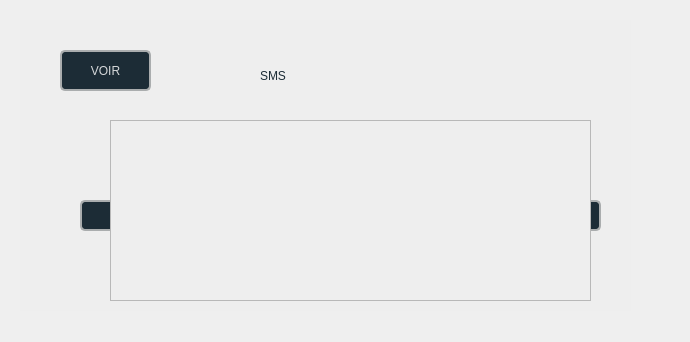
<?xml version="1.0" encoding="UTF-8"?>
<ui version="4.0">
 <class>sms</class>
 <widget class="QDialog" name="sms">
  <property name="geometry">
   <rect>
    <x>0</x>
    <y>0</y>
    <width>690</width>
    <height>342</height>
   </rect>
  </property>
  <property name="windowTitle">
   <string>Dialog</string>
  </property>
  <widget class="QWidget" name="widget" native="true">
   <property name="geometry">
    <rect>
     <x>20</x>
     <y>20</y>
     <width>611</width>
     <height>291</height>
    </rect>
   </property>
   <property name="styleSheet">
    <string notr="true">background-color: #eeeeee;</string>
   </property>
   <widget class="QPushButton" name="envoiq">
    <property name="geometry">
     <rect>
      <x>340</x>
      <y>180</y>
      <width>241</width>
      <height>31</height>
     </rect>
    </property>
    <property name="styleSheet">
     <string notr="true">QPushButton#envoiq {
    background-color: rgb(28, 44, 54);
border: 1.6px solid rgba(170,173,174,255)rgb(255, 255, 255); border-radius: 5px;

    color: rgb(213, 216, 218);
    font: 700 9pt &quot;Segoe UI&quot;;
}

QPushButton#envoiq:hover {
  /* Darker shade when hovering */
	background-color: #284853;
    color: rgb(255, 255, 255);  /* Optional: Change text color on hover */
}

QPushButton#envoiq:pressed {
	background-color: rgb(74, 74, 74);
    color: rgb(255, 255, 255);  /* Optional: Change text color when pressed */
}
</string>
    </property>
    <property name="text">
     <string>ENVOYER</string>
    </property>
    <property name="icon">
     <iconset>
      <normaloff>../../firqs/icons/envoyer.png</normaloff>../../firqs/icons/envoyer.png</iconset>
    </property>
    <property name="iconSize">
     <size>
      <width>29</width>
      <height>25</height>
     </size>
    </property>
   </widget>
   <widget class="QLabel" name="label">
    <property name="geometry">
     <rect>
      <x>170</x>
      <y>480</y>
      <width>361</width>
      <height>31</height>
     </rect>
    </property>
    <property name="styleSheet">
     <string notr="true">    font: 700 9pt &quot;Segoe UI&quot;;
</string>
    </property>
    <property name="text">
     <string/>
    </property>
   </widget>
   <widget class="QPushButton" name="voirq">
    <property name="geometry">
     <rect>
      <x>40</x>
      <y>30</y>
      <width>91</width>
      <height>41</height>
     </rect>
    </property>
    <property name="styleSheet">
     <string notr="true">QPushButton#voirq {
    background-color: rgb(28, 44, 54);
border: 1.6px solid rgba(170,173,174,255)rgb(255, 255, 255); border-radius: 5px;

    color: rgb(213, 216, 218);
    font: 700 9pt &quot;Segoe UI&quot;;
}

QPushButton#voirq:hover {
  /* Darker shade when hovering */
	background-color: #284853;
    color: rgb(255, 255, 255);  /* Optional: Change text color on hover */
}

QPushButton#voirq:pressed {
	background-color: rgb(74, 74, 74);
    color: rgb(255, 255, 255);  /* Optional: Change text color when pressed */
}
</string>
    </property>
    <property name="text">
     <string>VOIR</string>
    </property>
    <property name="icon">
     <iconset>
      <normaloff>../../firqs/icons/jumelles.png</normaloff>../../firqs/icons/jumelles.png</iconset>
    </property>
    <property name="iconSize">
     <size>
      <width>25</width>
      <height>23</height>
     </size>
    </property>
   </widget>
   <widget class="QPushButton" name="cancelq">
    <property name="geometry">
     <rect>
      <x>60</x>
      <y>180</y>
      <width>241</width>
      <height>31</height>
     </rect>
    </property>
    <property name="styleSheet">
     <string notr="true">QPushButton#cancelq {
    background-color: rgb(28, 44, 54);
border: 1.6px solid rgba(170,173,174,255)rgb(255, 255, 255); border-radius: 5px;

    color: rgb(213, 216, 218);
    font: 700 9pt &quot;Segoe UI&quot;;
}

QPushButton#cancelq:hover {
  /* Darker shade when hovering */
	background-color: #284853;
    color: rgb(255, 255, 255);  /* Optional: Change text color on hover */
}

QPushButton#cancelq:pressed {
	background-color: rgb(74, 74, 74);
    color: rgb(255, 255, 255);  /* Optional: Change text color when pressed */
}
</string>
    </property>
    <property name="text">
     <string>ANNULER</string>
    </property>
    <property name="icon">
     <iconset>
      <normaloff>../../firqs/icons/annule.png</normaloff>../../firqs/icons/annule.png</iconset>
    </property>
    <property name="iconSize">
     <size>
      <width>30</width>
      <height>25</height>
     </size>
    </property>
   </widget>
   <widget class="QLabel" name="label_2">
    <property name="geometry">
     <rect>
      <x>240</x>
      <y>20</y>
      <width>181</width>
      <height>71</height>
     </rect>
    </property>
    <property name="styleSheet">
     <string notr="true">
    color: rgb(28, 44, 54);
    font: 700 50pt &quot;Segoe UI&quot;;</string>
    </property>
    <property name="text">
     <string>SMS</string>
    </property>
   </widget>
   <widget class="QLineEdit" name="smsq">
    <property name="geometry">
     <rect>
      <x>100</x>
      <y>110</y>
      <width>451</width>
      <height>41</height>
     </rect>
    </property>
    <property name="styleSheet">
     <string notr="true">border: 1.6px solid rgba(170,173,174,255)rgb(255, 255, 255); border-radius: 5px;
background-color: rgb(255, 255, 255);</string>
    </property>
   </widget>
   <widget class="QTableView" name="tableView">
    <property name="geometry">
     <rect>
      <x>90</x>
      <y>100</y>
      <width>481</width>
      <height>181</height>
     </rect>
    </property>
   </widget>
  </widget>
 </widget>
 <resources/>
 <connections/>
</ui>
